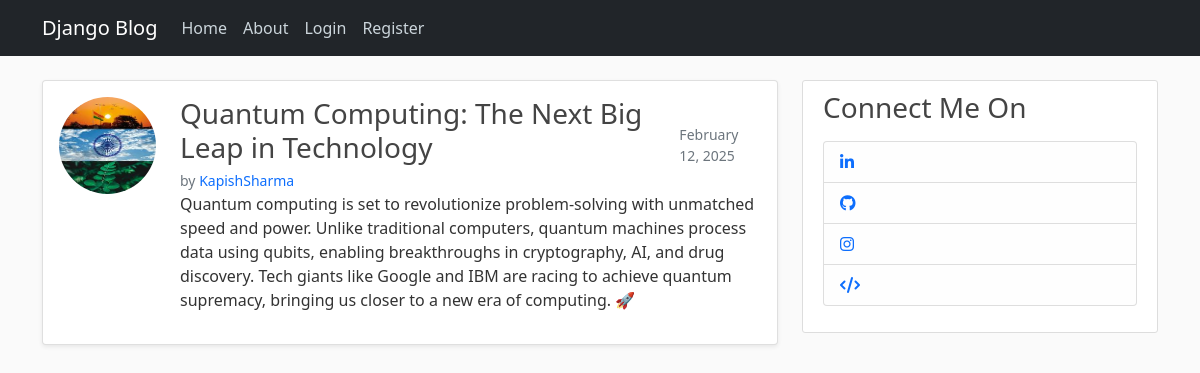
Screenshot of /post/15/ with the database file from the repository.
### blog/models.py (models this page shows, shortened)
class Post(models.Model):
    title = models.CharField(max_length=100)
    content = models.TextField()
    date_posted = models.DateTimeField(default = timezone.now)
    author = models.ForeignKey(User, on_delete = models.CASCADE)

### users/models.py (models this page shows, shortened)
class Profile(models.Model):
    user = models.OneToOneField(User, on_delete=models.CASCADE)
    image = models.ImageField(default='default.jpg', upload_to='profile_pics')

### blog/views.py (the view)
# urls.py: path('post/<int:pk>/', PostDetailView.as_view(), name = 'post-detail'),
class PostDetailView(DetailView):
    model = Post

### blog/templates/blog/post_detail.html (shortened to what this page needs)
{% extends "blog/base.html" %}
{% block content %}
  <div class="card mb-4 shadow-sm">
    <div class="card-body">
        <div class="row">
            <div class="col-md-2 col-3 text-center">
                <div class="ratio ratio-1x1">
                    <img class="rounded-circle img-fluid" src="{{ object.author.profile.image.url }}" alt="Profile Image">
                </div>
            </div>
            <div class="col-md-10 col-9">
                <div class="d-flex justify-content-between align-items-center">
                    <div>
                        <h3 class="card-title mb-1">{{ object.title }}</h3>
                        <small class="text-muted">by <a href="{% url 'user-posts' object.author.username %}" class="text-decoration-none">{{ object.author }}</a></small>
                    </div>
                    <small class="text-muted">{{ object.date_posted|date:"F d, Y" }}</small>
                </div>
                <p class="article-content">{{ object.content }}</p>
            </div>
        </div>
    </div>
  </div>
{% endblock content %}

### blog/static/blog/main.css (style rules this page uses)
body { background: #fafafa; color: #333333; margin-top: 5rem; }
h1, h2, h3, h4, h5, h6 { color: #444444; }
.article-content { white-space: pre-line; }

### rows the page displays
Post: author.profile.image (picture), title "Quantum Computing: The Next Big Leap in Technology", author "KapishSharma", date_posted "February 12, 2025", content "Quantum computing is set to revolutionize problem-solving with unmatched speed and power. Unlike traditional computers, quantum machines process data using qubits, enabling breakthroughs in cryptography, AI, and drug discovery. Tech giants like Google and IBM are racing to achieve quantum supremacy, bringing us closer to a new era of computing. 🚀"
